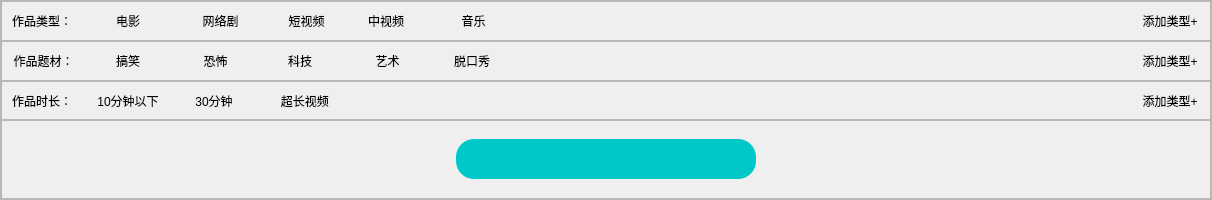
             <widget class="QFrame" name="frame_middle">
              <property name="minimumSize">
               <size>
                <width>0</width>
                <height>200</height>
               </size>
              </property>
              <property name="maximumSize">
               <size>
                <width>16777215</width>
                <height>200</height>
               </size>
              </property>
              <property name="frameShape">
               <enum>QFrame::StyledPanel</enum>
              </property>
              <property name="frameShadow">
               <enum>QFrame::Raised</enum>
              </property>
              <layout class="QVBoxLayout" name="verticalLayout_30">
               <property name="spacing">
                <number>0</number>
               </property>
               <property name="leftMargin">
                <number>0</number>
               </property>
               <property name="topMargin">
                <number>0</number>
               </property>
               <property name="rightMargin">
                <number>0</number>
               </property>
               <property name="bottomMargin">
                <number>0</number>
               </property>
               <item>
                <widget class="QWidget" name="widget_14" native="true">
                 <property name="minimumSize">
                  <size>
                   <width>0</width>
                   <height>120</height>
                  </size>
                 </property>
                 <property name="styleSheet">
                  <string notr="true">#widget_14
{

}

QPushButton
{
color: black;
text-align: center;
border-radius: 15px;
}

QPushButton:checked
{
color: rgb(136, 218, 22);
background-color: rgb(255, 255, 255);
}

QPushButton:hover
{
color: rgb(136, 218, 22);
background-color: rgb(255, 255, 255);
}</string>
                 </property>
                 <layout class="QHBoxLayout" name="horizontalLayout_31">
                  <property name="spacing">
                   <number>0</number>
                  </property>
                  <property name="leftMargin">
                   <number>0</number>
                  </property>
                  <property name="topMargin">
                   <number>0</number>
                  </property>
                  <property name="rightMargin">
                   <number>0</number>
                  </property>
                  <property name="bottomMargin">
                   <number>0</number>
                  </property>
                  <item>
                   <layout class="QVBoxLayout" name="verticalLayout_44">
                    <item>
                     <widget class="QFrame" name="frame_2">
                      <property name="minimumSize">
                       <size>
                        <width>0</width>
                        <height>40</height>
                       </size>
                      </property>
                      <property name="maximumSize">
                       <size>
                        <width>16777215</width>
                        <height>40</height>
                       </size>
                      </property>
                      <property name="frameShape">
                       <enum>QFrame::StyledPanel</enum>
                      </property>
                      <property name="frameShadow">
                       <enum>QFrame::Raised</enum>
                      </property>
                      <layout class="QHBoxLayout" name="horizontalLayout_mediatype">
                       <property name="spacing">
                        <number>6</number>
                       </property>
                       <property name="leftMargin">
                        <number>0</number>
                       </property>
                       <property name="topMargin">
                        <number>0</number>
                       </property>
                       <property name="rightMargin">
                        <number>0</number>
                       </property>
                       <property name="bottomMargin">
                        <number>0</number>
                       </property>
                       <item>
                        <widget class="QPushButton" name="pushButton_30">
                         <property name="minimumSize">
                          <size>
                           <width>80</width>
                           <height>30</height>
                          </size>
                         </property>
                         <property name="maximumSize">
                          <size>
                           <width>80</width>
                           <height>30</height>
                          </size>
                         </property>
                         <property name="text">
                          <string>作品类型：</string>
                         </property>
                        </widget>
                       </item>
                       <item>
                        <widget class="QPushButton" name="pushButton_mtype1">
                         <property name="minimumSize">
                          <size>
                           <width>80</width>
                           <height>30</height>
                          </size>
                         </property>
                         <property name="maximumSize">
                          <size>
                           <width>80</width>
                           <height>30</height>
                          </size>
                         </property>
                         <property name="text">
                          <string>电影</string>
                         </property>
                        </widget>
                       </item>
                       <item>
                        <widget class="QPushButton" name="pushButton_mtype2">
                         <property name="minimumSize">
                          <size>
                           <width>80</width>
                           <height>30</height>
                          </size>
                         </property>
                         <property name="maximumSize">
                          <size>
                           <width>80</width>
                           <height>30</height>
                          </size>
                         </property>
                         <property name="text">
                          <string>    网络剧</string>
                         </property>
                        </widget>
                       </item>
                       <item>
                        <widget class="QPushButton" name="pushButton_mtype3">
                         <property name="minimumSize">
                          <size>
                           <width>80</width>
                           <height>30</height>
                          </size>
                         </property>
                         <property name="maximumSize">
                          <size>
                           <width>80</width>
                           <height>30</height>
                          </size>
                         </property>
                         <property name="text">
                          <string>    短视频</string>
                         </property>
                        </widget>
                       </item>
                       <item>
                        <widget class="QPushButton" name="pushButton_mtype4">
                         <property name="minimumSize">
                          <size>
                           <width>80</width>
                           <height>30</height>
                          </size>
                         </property>
                         <property name="maximumSize">
                          <size>
                           <width>80</width>
                           <height>30</height>
                          </size>
                         </property>
                         <property name="text">
                          <string>中视频</string>
                         </property>
                        </widget>
                       </item>
                       <item>
                        <widget class="QPushButton" name="pushButton_mtype5">
                         <property name="minimumSize">
                          <size>
                           <width>80</width>
                           <height>30</height>
                          </size>
                         </property>
                         <property name="maximumSize">
                          <size>
                           <width>80</width>
                           <height>30</height>
                          </size>
                         </property>
                         <property name="text">
                          <string> 音乐</string>
                         </property>
                        </widget>
                       </item>
                       <item>
                        <spacer name="horizontalSpacer_mediatype">
                         <property name="orientation">
                          <enum>Qt::Horizontal</enum>
                         </property>
                         <property name="sizeHint" stdset="0">
                          <size>
                           <width>482</width>
                           <height>20</height>
                          </size>
                         </property>
                        </spacer>
                       </item>
                       <item>
                        <widget class="QPushButton" name="pushButton_add_type">
                         <property name="minimumSize">
                          <size>
                           <width>80</width>
                           <height>30</height>
                          </size>
                         </property>
                         <property name="maximumSize">
                          <size>
                           <width>80</width>
                           <height>30</height>
                          </size>
                         </property>
                         <property name="text">
                          <string>添加类型+</string>
                         </property>
                        </widget>
                       </item>
                      </layout>
                     </widget>
                    </item>
                    <item>
                     <widget class="QFrame" name="frame_3">
                      <property name="minimumSize">
                       <size>
                        <width>0</width>
                        <height>40</height>
                       </size>
                      </property>
                      <property name="maximumSize">
                       <size>
                        <width>16777215</width>
                        <height>40</height>
                       </size>
                      </property>
                      <property name="frameShape">
                       <enum>QFrame::StyledPanel</enum>
                      </property>
                      <property name="frameShadow">
                       <enum>QFrame::Raised</enum>
                      </property>
                      <layout class="QHBoxLayout" name="horizontalLayout_mediatheme">
                       <property name="spacing">
                        <number>6</number>
                       </property>
                       <property name="leftMargin">
                        <number>0</number>
                       </property>
                       <property name="topMargin">
                        <number>0</number>
                       </property>
                       <property name="rightMargin">
                        <number>0</number>
                       </property>
                       <property name="bottomMargin">
                        <number>0</number>
                       </property>
                       <item>
                        <widget class="QPushButton" name="pushButton_39">
                         <property name="minimumSize">
                          <size>
                           <width>80</width>
                           <height>30</height>
                          </size>
                         </property>
                         <property name="maximumSize">
                          <size>
                           <width>80</width>
                           <height>30</height>
                          </size>
                         </property>
                         <property name="text">
                          <string> 作品题材：</string>
                         </property>
                        </widget>
                       </item>
                       <item>
                        <widget class="QPushButton" name="pushButton_mtheme1">
                         <property name="minimumSize">
                          <size>
                           <width>80</width>
                           <height>30</height>
                          </size>
                         </property>
                         <property name="maximumSize">
                          <size>
                           <width>80</width>
                           <height>30</height>
                          </size>
                         </property>
                         <property name="text">
                          <string>搞笑</string>
                         </property>
                        </widget>
                       </item>
                       <item>
                        <widget class="QPushButton" name="pushButton_mtheme2">
                         <property name="minimumSize">
                          <size>
                           <width>80</width>
                           <height>30</height>
                          </size>
                         </property>
                         <property name="maximumSize">
                          <size>
                           <width>80</width>
                           <height>30</height>
                          </size>
                         </property>
                         <property name="text">
                          <string> 恐怖</string>
                         </property>
                        </widget>
                       </item>
                       <item>
                        <widget class="QPushButton" name="pushButton_mtheme3">
                         <property name="minimumSize">
                          <size>
                           <width>80</width>
                           <height>30</height>
                          </size>
                         </property>
                         <property name="maximumSize">
                          <size>
                           <width>80</width>
                           <height>30</height>
                          </size>
                         </property>
                         <property name="text">
                          <string>科技</string>
                         </property>
                        </widget>
                       </item>
                       <item>
                        <widget class="QPushButton" name="pushButton_mtheme4">
                         <property name="minimumSize">
                          <size>
                           <width>80</width>
                           <height>30</height>
                          </size>
                         </property>
                         <property name="maximumSize">
                          <size>
                           <width>80</width>
                           <height>30</height>
                          </size>
                         </property>
                         <property name="text">
                          <string> 艺术</string>
                         </property>
                        </widget>
                       </item>
                       <item>
                        <widget class="QPushButton" name="pushButton_mtheme5">
                         <property name="minimumSize">
                          <size>
                           <width>80</width>
                           <height>30</height>
                          </size>
                         </property>
                         <property name="maximumSize">
                          <size>
                           <width>80</width>
                           <height>30</height>
                          </size>
                         </property>
                         <property name="text">
                          <string>脱口秀</string>
                         </property>
                        </widget>
                       </item>
                       <item>
                        <spacer name="horizontalSpacer_mediatheme">
                         <property name="orientation">
                          <enum>Qt::Horizontal</enum>
                         </property>
                         <property name="sizeHint" stdset="0">
                          <size>
                           <width>612</width>
                           <height>19</height>
                          </size>
                         </property>
                        </spacer>
                       </item>
                       <item>
                        <widget class="QPushButton" name="pushButton_add_theme">
                         <property name="minimumSize">
                          <size>
                           <width>80</width>
                           <height>30</height>
                          </size>
                         </property>
                         <property name="maximumSize">
                          <size>
                           <width>80</width>
                           <height>30</height>
                          </size>
                         </property>
                         <property name="text">
                          <string>添加类型+</string>
                         </property>
                        </widget>
                       </item>
                      </layout>
                     </widget>
                    </item>
                    <item>
                     <widget class="QFrame" name="frame_4">
                      <property name="minimumSize">
                       <size>
                        <width>0</width>
                        <height>40</height>
                       </size>
                      </property>
                      <property name="maximumSize">
                       <size>
                        <width>16777215</width>
                        <height>40</height>
                       </size>
                      </property>
                      <property name="frameShape">
                       <enum>QFrame::StyledPanel</enum>
                      </property>
                      <property name="frameShadow">
                       <enum>QFrame::Raised</enum>
                      </property>
                      <layout class="QHBoxLayout" name="horizontalLayout_mediatime">
                       <property name="spacing">
                        <number>6</number>
                       </property>
                       <property name="leftMargin">
                        <number>0</number>
                       </property>
                       <property name="topMargin">
                        <number>0</number>
                       </property>
                       <property name="rightMargin">
                        <number>0</number>
                       </property>
                       <property name="bottomMargin">
                        <number>0</number>
                       </property>
                       <item>
                        <widget class="QPushButton" name="pushButton_48">
                         <property name="minimumSize">
                          <size>
                           <width>80</width>
                           <height>30</height>
                          </size>
                         </property>
                         <property name="maximumSize">
                          <size>
                           <width>80</width>
                           <height>30</height>
                          </size>
                         </property>
                         <property name="text">
                          <string>作品时长：</string>
                         </property>
                        </widget>
                       </item>
                       <item>
                        <widget class="QPushButton" name="pushButton_mtime1">
                         <property name="minimumSize">
                          <size>
                           <width>80</width>
                           <height>30</height>
                          </size>
                         </property>
                         <property name="maximumSize">
                          <size>
                           <width>80</width>
                           <height>30</height>
                          </size>
                         </property>
                         <property name="text">
                          <string>10分钟以下</string>
                         </property>
                        </widget>
                       </item>
                       <item>
                        <widget class="QPushButton" name="pushButton_mtime2">
                         <property name="minimumSize">
                          <size>
                           <width>80</width>
                           <height>30</height>
                          </size>
                         </property>
                         <property name="maximumSize">
                          <size>
                           <width>80</width>
                           <height>30</height>
                          </size>
                         </property>
                         <property name="text">
                          <string>30分钟</string>
                         </property>
                        </widget>
                       </item>
                       <item>
                        <widget class="QPushButton" name="pushButton_mtime3">
                         <property name="minimumSize">
                          <size>
                           <width>80</width>
                           <height>30</height>
                          </size>
                         </property>
                         <property name="maximumSize">
                          <size>
                           <width>80</width>
                           <height>30</height>
                          </size>
                         </property>
                         <property name="text">
                          <string>   超长视频</string>
                         </property>
                        </widget>
                       </item>
                       <item>
                        <spacer name="horizontalSpacer_16">
                         <property name="orientation">
                          <enum>Qt::Horizontal</enum>
                         </property>
                         <property name="sizeHint" stdset="0">
                          <size>
                           <width>612</width>
                           <height>19</height>
                          </size>
                         </property>
                        </spacer>
                       </item>
                       <item>
                        <widget class="QPushButton" name="pushButton_add_time">
                         <property name="minimumSize">
                          <size>
                           <width>80</width>
                           <height>30</height>
                          </size>
                         </property>
                         <property name="maximumSize">
                          <size>
                           <width>80</width>
                           <height>30</height>
                          </size>
                         </property>
                         <property name="text">
                          <string>添加类型+</string>
                         </property>
                        </widget>
                       </item>
                      </layout>
                     </widget>
                    </item>
                   </layout>
                  </item>
                 </layout>
                </widget>
               </item>
               <item>
                <spacer name="verticalSpacer_3">
                 <property name="orientation">
                  <enum>Qt::Vertical</enum>
                 </property>
                 <property name="sizeHint" stdset="0">
                  <size>
                   <width>20</width>
                   <height>40</height>
                  </size>
                 </property>
                </spacer>
               </item>
               <item>
                <widget class="QFrame" name="frame_5">
                 <property name="minimumSize">
                  <size>
                   <width>0</width>
                   <height>80</height>
                  </size>
                 </property>
                 <property name="maximumSize">
                  <size>
                   <width>16777215</width>
                   <height>80</height>
                  </size>
                 </property>
                 <property name="frameShape">
                  <enum>QFrame::StyledPanel</enum>
                 </property>
                 <property name="frameShadow">
                  <enum>QFrame::Raised</enum>
                 </property>
                 <layout class="QHBoxLayout" name="horizontalLayout_19">
                  <property name="spacing">
                   <number>0</number>
                  </property>
                  <property name="leftMargin">
                   <number>0</number>
                  </property>
                  <property name="topMargin">
                   <number>0</number>
                  </property>
                  <property name="rightMargin">
                   <number>0</number>
                  </property>
                  <property name="bottomMargin">
                   <number>0</number>
                  </property>
                  <item>
                   <spacer name="horizontalSpacer_17">
                    <property name="orientation">
                     <enum>Qt::Horizontal</enum>
                    </property>
                    <property name="sizeHint" stdset="0">
                     <size>
                      <width>409</width>
                      <height>20</height>
                     </size>
                    </property>
                   </spacer>
                  </item>
                  <item>
                   <widget class="QPushButton" name="pushButton_uploadFiles">
                    <property name="minimumSize">
                     <size>
                      <width>300</width>
                      <height>40</height>
                     </size>
                    </property>
                    <property name="maximumSize">
                     <size>
                      <width>800</width>
                      <height>40</height>
                     </size>
                    </property>
                    <property name="styleSheet">
                     <string notr="true">QPushButton
{
color: #f4de3d;
border-radius: 18px;
background-color: #00c8c8;
font-size:18px;
font-weight: 800;
}

QPushButton:hover
{
color: #2ea9f6;
}

QPushButton[enabled = &quot;false&quot;]
{
color: #cdcdcd;
background-color: #676d6e;
}

QPushButton[enabled = &quot;true&quot;]
{
color: #f4de3d;
background-color: #00c8c8;
}</string>
                    </property>
                    <property name="text">
                     <string/>
                    </property>
                   </widget>
                  </item>
                  <item>
                   <spacer name="horizontalSpacer_18">
                    <property name="orientation">
                     <enum>Qt::Horizontal</enum>
                    </property>
                    <property name="sizeHint" stdset="0">
                     <size>
                      <width>410</width>
                      <height>20</height>
                     </size>
                    </property>
                   </spacer>
                  </item>
                 </layout>
                </widget>
               </item>
              </layout>
             </widget>
